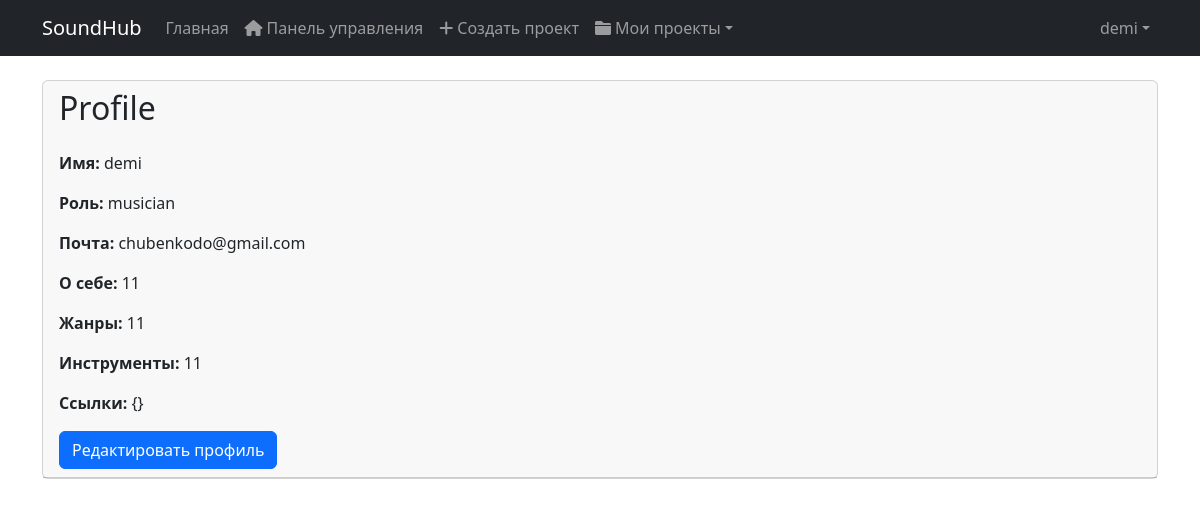
/api/users/profile (signed in), run on an earlier commit of the app's database.
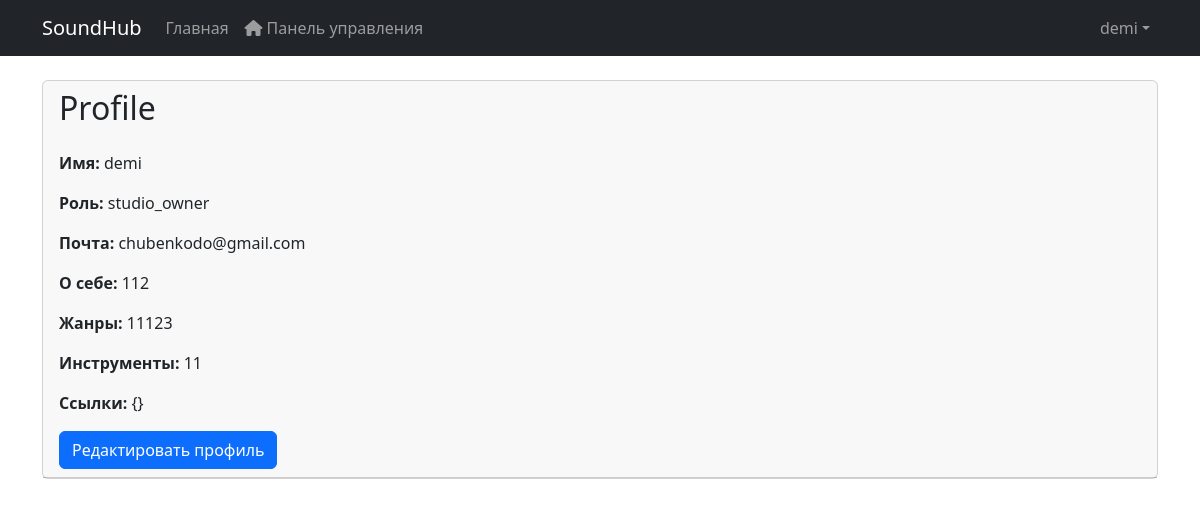
And on a later commit of the database.
### users/models.py (models this page shows)
class User(AbstractUser):
    USER_TYPES = (
        ('musician', 'Музыкант'),
        ('studio_owner', 'Владелец студии'),
        ('studio_worker', 'Работник студии')
    )
    user_type = models.CharField(max_length=20, choices=USER_TYPES)
    phone = models.CharField(max_length=20, blank=True)
    is_verified = models.BooleanField(default=False)

class UserProfile(models.Model):
    user = models.OneToOneField(User, on_delete=models.CASCADE)
    avatar = models.ImageField(upload_to='avatars/')
    bio = models.TextField(blank=True)
    social_links = models.JSONField(default=dict)
    instruments = models.JSONField(default=list)
    genres = models.JSONField(default=list)
    studio = models.ForeignKey('studios.Studio', null=True, blank=True, on_delete=models.SET_NULL)

### users/views.py (the view, shortened to what this page needs)
# urls.py: path('profile', profile, name='profile'),
@login_required
def profile(request):
    user = User.objects.get(username=request.user.username)
    return render(request, 'profile.html', {'user': user})

### templates/profile.html (shortened to what this page needs)
{% extends 'base.html' %}
{% block content %}
  <div class="container mt-4">
    <div class="row">
      <div class="col-md-12">
        <div class="card">
          <div class="card-header">
            <h2 class="mb-0">Profile</h2>
            <br>
            <p>
              <strong>Имя:</strong> {{ user.username }}
            </p>
            <p>
              <strong>Роль:</strong> {{ user.user_type }}
            </p>
            <p>
              <strong>Почта:</strong> {{ user.email }}
            </p>
            <p>
              <strong>О себе:</strong> {{ user.userprofile.bio }}
            </p>
            <p>
              <strong>Жанры:</strong> {{ user.userprofile.genres|join:', ' }}
            </p>
            <p>
              <strong>Инструменты:</strong> {{ user.userprofile.instruments|join:', ' }}
            </p>
            <p>
              <strong>Ссылки:</strong> {{ user.userprofile.social_links }}
            </p>
            <button class="btn btn-primary" data-bs-toggle="modal" data-bs-target="#editProfileModal">Редактировать профиль</button>
          </div>
        </div>
      </div>
    </div>
  </div>
{% endblock %}

### templates/base.html (shortened to what this page needs)
<!DOCTYPE html>
<html lang="ru">
  <head>
    <link href="https://cdn.jsdelivr.net/npm/bootstrap@5.3.0/dist/css/bootstrap.min.css" rel="stylesheet" />
    <link rel="stylesheet" href="https://cdnjs.cloudflare.com/ajax/libs/font-awesome/6.0.0/css/all.min.css" />
  </head>
  <body>
    <nav class="navbar navbar-expand-lg navbar-dark bg-dark">
      <div class="container">
        <a class="navbar-brand" href="{% url 'index' %}">SoundHub</a>
        <div class="collapse navbar-collapse" id="navbarNav">
          <ul class="navbar-nav me-auto">
            <li class="nav-item">
              <a class="nav-link" href="{% url 'index' %}">Главная</a>
            </li>
            {% if user.is_authenticated %}
              {% if user.user_type == 'musician' %}
                <li class="nav-item">
                  <a class="nav-link" href="{% url 'musician_dashboard' %}"><i class="fas fa-home me-1"></i>Панель управления</a>
                </li>
                <li class="nav-item">
                  <a class="nav-link" href="{% url 'studios:studios_list' %}"><i class="fas fa-plus me-1"></i>Создать проект</a>
                </li>
                <li class="nav-item dropdown">
                  <a class="nav-link dropdown-toggle" href="#" id="projectsDropdown" role="button" data-bs-toggle="dropdown"><i class="fas fa-folder me-1"></i>Мои проекты</a>
                </li>
              {% elif user.user_type == 'studio_owner' %}
                <li class="nav-item">
                  <a class="nav-link" href="{% url 'studio_owner_dashboard' %}"><i class="fas fa-home me-1"></i>Панель управления</a>
                </li>
              {% endif %}
            {% endif %}
          </ul>
          <ul class="navbar-nav">
            {% if user.is_authenticated %}
              <li class="nav-item dropdown">
                <a class="nav-link dropdown-toggle" href="#" id="navbarDropdown" role="button" data-bs-toggle="dropdown">{{ user.username }}</a>
              </li>
            {% endif %}
          </ul>
        </div>
      </div>
    </nav>
    {% block content %}
    {% endblock %}
  </body>
</html>

What changed in the data, as far as the page shows it:
changed User "demi": user_type "musician" → "studio_owner"; userprofile.bio "11" → "112"; userprofile.genres "11" → "11123"
Also different on the page:
text no longer shown: "Создать проект Мои проекты"
